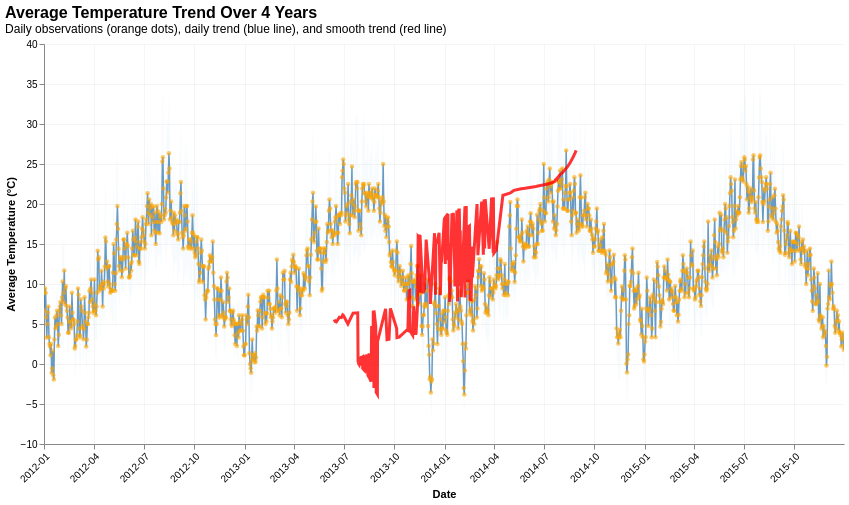

The notebook cell this image was saved under:
### Markdown cell above
##### Question 4 (10 points)

Create a compound figure with at least two types of marks. Show the trend of average temperature (the average of min and max temperature) in 4 years. Note, just use the `date` as X attribute, no need to aggragate for years and you will get a wide figure. Include necessary title and labels.

### Code cell
# First, create a new column for average temperature
weather_with_avg = weather.copy()
weather_with_avg['temp_avg'] = (weather_with_avg['temp_min'] + weather_with_avg['temp_max']) / 2

# Create a selection parameter for interactivity
zoom = alt.selection_interval(bind='scales')

# Create the base chart
base = alt.Chart(weather_with_avg)

# Line chart showing the trend
line_chart = base.mark_line(
    color='steelblue',
    strokeWidth=1.5,
    opacity=0.8
).add_params(zoom).encode(
    x=alt.X(
        'date:T',
        title='Date',
        axis=alt.Axis(format='%Y-%m', labelAngle=-45)
    ),
    y=alt.Y(
        'temp_avg:Q',
        title='Average Temperature (°C)',
        scale=alt.Scale(nice=True)
    )
)

# Scatter points to show individual observations
scatter_chart = base.mark_circle(
    size=20,
    opacity=0.6,
    color='orange'
).encode(
    x='date:T',
    y='temp_avg:Q',
    tooltip=[
        alt.Tooltip('date:T', title='Date', format='%Y-%m-%d'),
        alt.Tooltip('temp_avg:Q', title='Average Temperature (°C)', format='.1f'),
        alt.Tooltip('temp_min:Q', title='Min Temperature (°C)', format='.1f'),
        alt.Tooltip('temp_max:Q', title='Max Temperature (°C)', format='.1f'),
        alt.Tooltip('weather:N', title='Weather Type')
    ]
)

# Smooth trend line using LOESS regression
smooth_trend = base.mark_line(
    color='red',
    strokeWidth=3,
    opacity=0.8
).transform_loess(
    'temp_avg', 'date',
    bandwidth=0.1
).encode(
    x='date:T',
    y='temp_avg:Q'
)

# Area chart to show temperature range envelope
area_chart = base.mark_area(
    opacity=0.1,
    color='lightblue'
).encode(
    x='date:T',
    y='temp_min:Q',
    y2='temp_max:Q'
)

# Combine all layers
compound_chart = (area_chart + line_chart + scatter_chart + smooth_trend).resolve_scale(
    color='independent'
).properties(
    width=800,
    height=400,
    title={
        "text": "Average Temperature Trend Over 4 Years",
        "subtitle": "Daily observations (orange dots), daily trend (blue line), and smooth trend (red line)",
        "fontSize": 16,
        "anchor": "start"
    }
).configure_axis(
    grid=True,
    gridOpacity=0.3
).configure_view(
    strokeWidth=0
)

compound_chart

### Figure 1 — Vega-Lite specification as saved in the notebook (floating-point values rounded to 4 significant figures; data arrays with more than 128 entries replaced by an {"elided": "..."} marker saying what was removed)
{"config": {"view": {"continuousWidth": 300, "continuousHeight": 300, "strokeWidth": 0}, "axis": {"grid": true, "gridOpacity": 0.3}}, "layer": [{"mark": {"type": "area", "color": "lightblue", "opacity": 0.1}, "encoding": {"x": {"field": "date", "type": "temporal"}, "y": {"field": "temp_min", "type": "quantitative"}, "y2": {"field": "temp_max"}}}, {"mark": {"type": "line", "color": "steelblue", "opacity": 0.8, "strokeWidth": 1.5}, "encoding": {"x": {"axis": {"format": "%Y-%m", "labelAngle": -45}, "field": "date", "title": "Date", "type": "temporal"}, "y": {"field": "temp_avg", "scale": {"nice": true}, "title": "Average Temperature (°C)", "type": "quantitative"}}, "name": "view_1"}, {"mark": {"type": "circle", "color": "orange", "opacity": 0.6, "size": 20}, "encoding": {"tooltip": [{"field": "date", "format": "%Y-%m-%d", "title": "Date", "type": "temporal"}, {"field": "temp_avg", "format": ".1f", "title": "Average Temperature (°C)", "type": "quantitative"}, {"field": "temp_min", "format": ".1f", "title": "Min Temperature (°C)", "type": "quantitative"}, {"field": "temp_max", "format": ".1f", "title": "Max Temperature (°C)", "type": "quantitative"}, {"field": "weather", "title": "Weather Type", "type": "nominal"}], "x": {"field": "date", "type": "temporal"}, "y": {"field": "temp_avg", "type": "quantitative"}}}, {"mark": {"type": "line", "color": "red", "opacity": 0.8, "strokeWidth": 3}, "encoding": {"x": {"field": "date", "type": "temporal"}, "y": {"field": "temp_avg", "type": "quantitative"}}, "transform": [{"loess": "date", "on": "temp_avg", "bandwidth": 0.1}]}], "data": {"name": "data-5f209ff31083ebb1384263d2ff12aa7a"}, "height": 400, "params": [{"name": "param_1", "select": {"type": "interval"}, "bind": "scales", "views": ["view_1"]}], "resolve": {"scale": {"color": "independent"}}, "title": {"text": "Average Temperature Trend Over 4 Years", "subtitle": "Daily observations (orange dots), daily trend (blue line), and smooth trend (red line)", "fontSize": 16, "anchor": "start"}, "width": 800, "$schema": "https://vega.github.io/schema/vega-lite/v5.20.1.json", "datasets": {"data-5f209ff31083ebb1384263d2ff12aa7a": {"elided": "1461 records"}}}
